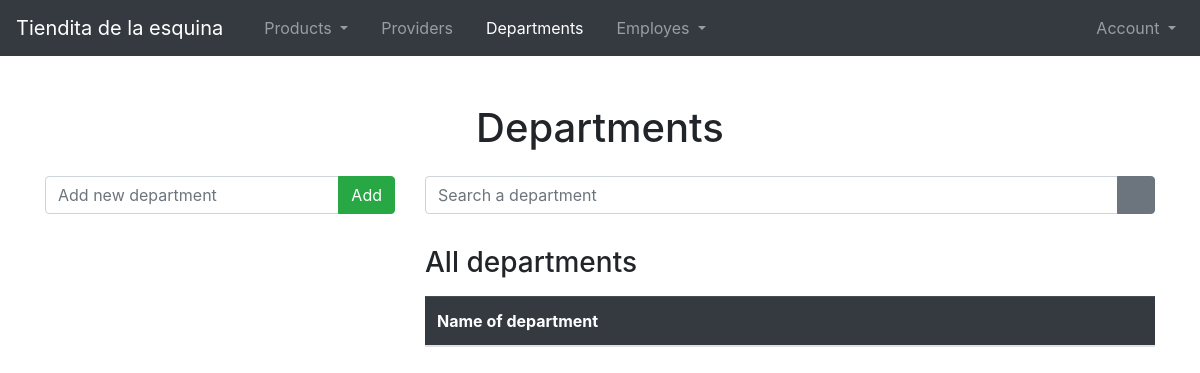
/departments/, run on an earlier commit of the app's database.
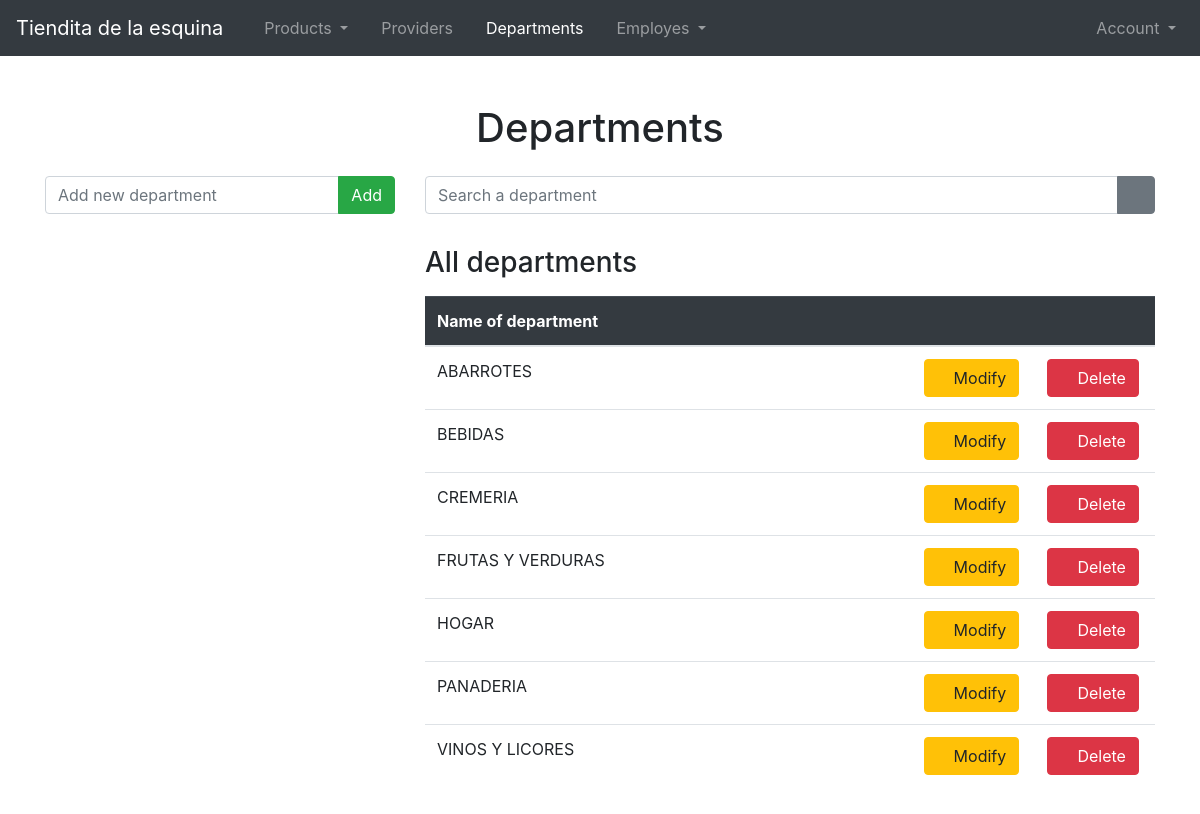
And on a later commit of the database.
### Departments/models.py (models this page shows)
class Department( models.Model ):
    department_name = models.CharField(max_length = 100, blank = False)
    def __str__(self):
        return self.department_name

### Departments/views.py (the view)
# urls.py: path('departments/', views.departments_view, name = 'showdeppartmentspage'),
def departments_view( request ):
    form = AddDepartmentForm( request.POST or None )
    departments = Department.objects.all().order_by('department_name')
    if request.method == 'POST' and form.is_valid():
        form.save()
        return redirect('Departments:showdeppartmentspage')
    return render( request, 'departments.html',{
        'titleOfPage': 'Departments',
        'nameOfApplication': NAME_OF_PROJECT,
        'camp': form,
        'departments': departments,
    } )

### Departments/forms.py
class AddDepartmentForm( ModelForm ):
    class Meta:
        model = Department
        fields = [
            'department_name'
        ]
    def __init__(self, *args, **kwargs):
        super().__init__(*args, **kwargs)
        self.fields['department_name'].widget.attrs.update({
            'class': 'form-control',
            'placeholder': 'Add new department',
            'onkeyup': 'this.value = this.value.toUpperCase();'
        })

### project.py (called while the page is built)
def NAME_OF_PROJECT():
    return 'Tiendita de la esquina'

### Departments/templates/departments.html (shortened to what this page needs)
{% extends 'shared/body.html' %}
{% block content %}
    <div class="col-12 mb-3">
        <center>
            <h1>Departments</h1>
        </center>
    </div>
    <div class="col-12 col-sm-12 col-md-5 col-lg-4 col-xl-4 ">
        <form method="POST">
            <div class="input-group mb-3">
                {{ camp.department_name }}
                <div class="input-group-append">
                    <button type="submit" class="btn btn-success">Add</button>
                </div>
            </div>
        </form>
    </div>
    <div class="col-12 col-sm-12 col-md-7 col-lg-8 col-xl-8 mt-4 mt-sm-4 mt-md-0 mt-lg-0 mt-xl-0">
        <div class="row">
            <div class="col-12">
                <div class="input-group mb-3">
                    <input type="text" class="form-control" placeholder="Search a department">
                    <div class="input-group-append">
                        <button type="button" class="btn btn-secondary">
                            <i class="bi bi-search"></i>
                        </button>
                    </div>
                </div>
            </div>
        </div>
        <div class="row">
            <div class="col-12 mt-3">
                <h3>All departments</h3>
            </div>
        </div>
        <div class="row">
            <div class="col-12 mt-2">
                <div class="table-responsive">
                    <table class="table">
                        <thead class="table-dark">
                            <tr>
                                <th scope="col">Name of department</th>
                                <th scope="col"></th>
                                <th scope="col"></th>
                            </tr>
                        </thead>
                        <tbody>
                            {% for dep in departments %}
                                <tr class>
                                    <td class="col-8">{{ dep }}</td>
                                    <td>
                                        <button class="btn btn-warning">
                                            <i class="bi bi-pencil"></i>
                                            Modify
                                        </button>
                                    </td>
                                    <td>
                                        <button class="btn btn-danger">
                                            <i class="bi bi-trash"></i>
                                            Delete
                                        </button>
                                    </td>
                                </tr>
                            {% endfor %}
                        </tbody>
                    </table>
                </div>
            </div>
        </div>
    </div>
{% endblock %}

What changed in the data, as far as the page shows it:
added Department: department_name "ABARROTES"
added Department: department_name "BEBIDAS"
added Department: department_name "CREMERIA"
added Department: department_name "FRUTAS Y VERDURAS"
added Department: department_name "HOGAR"
added Department: department_name "PANADERIA"
added Department: department_name "VINOS Y LICORES"
